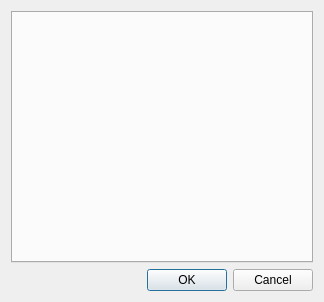
<?xml version="1.0" encoding="UTF-8"?>
<ui version="4.0">
 <class>ConfigurationDialog</class>
 <widget class="QDialog" name="ConfigurationDialog">
  <property name="geometry">
   <rect>
    <x>0</x>
    <y>0</y>
    <width>324</width>
    <height>302</height>
   </rect>
  </property>
  <property name="windowTitle">
   <string>Dialog</string>
  </property>
  <layout class="QVBoxLayout" name="verticalLayout">
   <item>
    <widget class="QTabWidget" name="tabWidget">
     <property name="minimumSize">
      <size>
       <width>300</width>
       <height>250</height>
      </size>
     </property>
     <property name="currentIndex">
      <number>-1</number>
     </property>
    </widget>
   </item>
   <item>
    <widget class="QDialogButtonBox" name="buttonBox">
     <property name="orientation">
      <enum>Qt::Horizontal</enum>
     </property>
     <property name="standardButtons">
      <set>QDialogButtonBox::Cancel|QDialogButtonBox::Ok</set>
     </property>
    </widget>
   </item>
  </layout>
 </widget>
 <resources/>
 <connections>
  <connection>
   <sender>buttonBox</sender>
   <signal>accepted()</signal>
   <receiver>ConfigurationDialog</receiver>
   <slot>accept()</slot>
   <hints>
    <hint type="sourcelabel">
     <x>248</x>
     <y>254</y>
    </hint>
    <hint type="destinationlabel">
     <x>157</x>
     <y>274</y>
    </hint>
   </hints>
  </connection>
  <connection>
   <sender>buttonBox</sender>
   <signal>rejected()</signal>
   <receiver>ConfigurationDialog</receiver>
   <slot>reject()</slot>
   <hints>
    <hint type="sourcelabel">
     <x>316</x>
     <y>260</y>
    </hint>
    <hint type="destinationlabel">
     <x>286</x>
     <y>274</y>
    </hint>
   </hints>
  </connection>
 </connections>
</ui>
